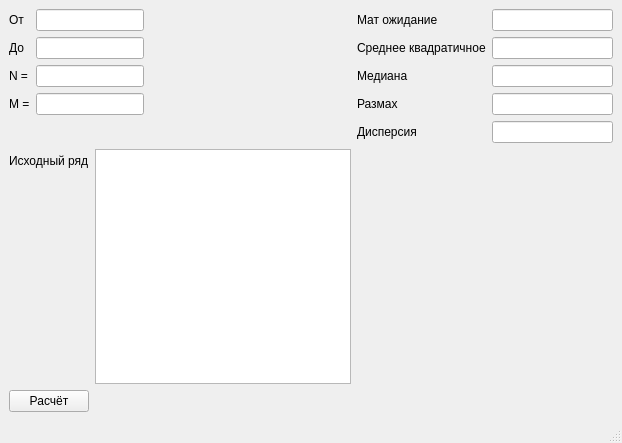
<?xml version="1.0" encoding="UTF-8"?>
<ui version="4.0">
 <class>MainWindow</class>
 <widget class="QMainWindow" name="MainWindow">
  <property name="geometry">
   <rect>
    <x>0</x>
    <y>0</y>
    <width>622</width>
    <height>443</height>
   </rect>
  </property>
  <property name="windowTitle">
   <string>MainWindow</string>
  </property>
  <widget class="QWidget" name="centralwidget">
   <layout class="QFormLayout" name="formLayout_4">
    <item row="0" column="0">
     <layout class="QFormLayout" name="formLayout">
      <item row="0" column="1">
       <widget class="QLineEdit" name="lineEdit"/>
      </item>
      <item row="1" column="0">
       <widget class="QLabel" name="label_2">
        <property name="text">
         <string>До</string>
        </property>
       </widget>
      </item>
      <item row="1" column="1">
       <widget class="QLineEdit" name="lineEdit_2"/>
      </item>
      <item row="0" column="0">
       <widget class="QLabel" name="label">
        <property name="text">
         <string>От</string>
        </property>
       </widget>
      </item>
      <item row="2" column="0">
       <widget class="QLabel" name="label_3">
        <property name="text">
         <string>N =</string>
        </property>
       </widget>
      </item>
      <item row="2" column="1">
       <widget class="QLineEdit" name="lineEdit_8"/>
      </item>
      <item row="3" column="0">
       <widget class="QLabel" name="label_5">
        <property name="text">
         <string>М =</string>
        </property>
       </widget>
      </item>
      <item row="3" column="1">
       <widget class="QLineEdit" name="lineEdit_3"/>
      </item>
     </layout>
    </item>
    <item row="0" column="1">
     <layout class="QFormLayout" name="formLayout_2">
      <item row="0" column="0">
       <widget class="QLabel" name="label_10">
        <property name="text">
         <string>Мат ожидание</string>
        </property>
       </widget>
      </item>
      <item row="0" column="1">
       <widget class="QLineEdit" name="lineEdit_9"/>
      </item>
      <item row="1" column="1">
       <widget class="QLineEdit" name="lineEdit_10"/>
      </item>
      <item row="1" column="0">
       <widget class="QLabel" name="label_11">
        <property name="text">
         <string>Среднее квадратичное</string>
        </property>
       </widget>
      </item>
      <item row="2" column="0">
       <widget class="QLabel" name="label_7">
        <property name="text">
         <string>Медиана</string>
        </property>
       </widget>
      </item>
      <item row="2" column="1">
       <widget class="QLineEdit" name="lineEdit_5"/>
      </item>
      <item row="3" column="0">
       <widget class="QLabel" name="label_8">
        <property name="text">
         <string>Размах</string>
        </property>
       </widget>
      </item>
      <item row="3" column="1">
       <widget class="QLineEdit" name="lineEdit_6"/>
      </item>
      <item row="4" column="0">
       <widget class="QLabel" name="label_9">
        <property name="text">
         <string>Дисперсия</string>
        </property>
       </widget>
      </item>
      <item row="4" column="1">
       <widget class="QLineEdit" name="lineEdit_7"/>
      </item>
     </layout>
    </item>
    <item row="1" column="0">
     <layout class="QFormLayout" name="formLayout_6">
      <item row="0" column="0">
       <widget class="QLabel" name="label_6">
        <property name="text">
         <string>Исходный ряд</string>
        </property>
       </widget>
      </item>
      <item row="0" column="1">
       <widget class="QTextBrowser" name="textBrowser"/>
      </item>
     </layout>
    </item>
    <item row="1" column="1">
     <widget class="QCustomPlot" name="customPlot" native="true"/>
    </item>
    <item row="2" column="0">
     <widget class="QPushButton" name="pushButton">
      <property name="text">
       <string>Расчёт</string>
      </property>
     </widget>
    </item>
   </layout>
  </widget>
  <widget class="QStatusBar" name="statusbar"/>
  <widget class="QMenuBar" name="menubar">
   <property name="geometry">
    <rect>
     <x>0</x>
     <y>0</y>
     <width>622</width>
     <height>21</height>
    </rect>
   </property>
  </widget>
 </widget>
 <customwidgets>
  <customwidget>
   <class>QCustomPlot</class>
   <extends>QWidget</extends>
   <header location="global">qcustomplot.h</header>
   <container>1</container>
  </customwidget>
 </customwidgets>
 <resources/>
 <connections/>
</ui>
